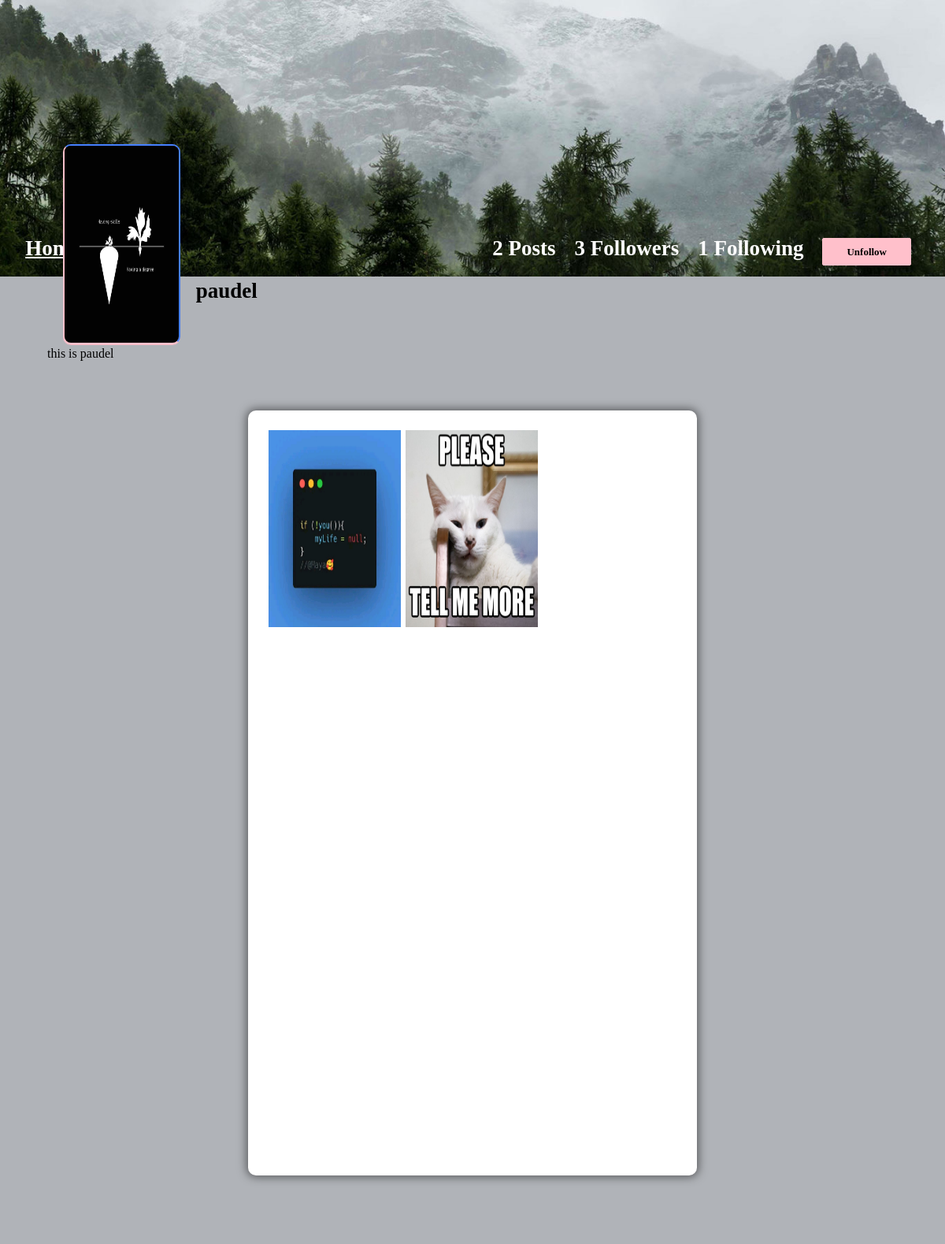
The page /profile/paudel (signed in) on the database its author committed.
### core/models.py (models this page shows, shortened)
class Profile(models.Model):
    user = models.ForeignKey(User, on_delete=models.CASCADE)
    id_user = models.IntegerField()
    bio = models.TextField(blank=True)
    profileimg = models.ImageField(upload_to='profile_images', default='blank-profile-picture.png')
    location = models.CharField(max_length=100, blank=True)

class Post(models.Model):
    id = models.UUIDField(primary_key=True, default=uuid.uuid4)
    user = models.CharField(max_length=100)
    image = models.ImageField(upload_to='post_images')
    caption = models.TextField()
    created_at = models.DateTimeField(default=datetime.now)
    no_of_likes = models.IntegerField(default=0)

### core/views.py (the view)
# urls.py: path('profile/<str:pk>', views.profile, name='profile'),
@login_required(login_url='signin')
def profile(request, pk):
    user_object = User.objects.get(username=pk)
    user_profile = Profile.objects.get(user=user_object)
    user_posts = Post.objects.filter(user=pk)
    user_post_length = len(user_posts) # for no of posts
    follower = request.user.username
    user = pk
    if FollowersCount.objects.filter(follower=follower, user=user).first():
        button_text = 'Unfollow'
    else:
        button_text = 'Follow'
    user_followers = len(FollowersCount.objects.filter(user=pk))
    user_following = len(FollowersCount.objects.filter(follower=pk))
    context = {
        'user_object' : user_object,
        'user_profile' : user_profile,
        'user_posts' : user_posts,
        'user_post_length' : user_post_length,
        'button_text' : button_text,
        'user_followers' : user_followers,
        'user_following' : user_following,
    }
    return render(request, 'profile.html',context)

### templates/profile.html (shortened to what this page needs)
{% load static %}
<!DOCTYPE html>
<html lang="en">
<head>
    <link rel="stylesheet" href="{% static 'css/main.min.css' %}">
    <link rel="stylesheet" href="{% static 'css/style.css' %}">
    <link rel="stylesheet" href="{% static 'css/color.css' %}">
    <link rel="stylesheet" href="{% static 'css/responsive.css' %}">
</head>
<body>
	<section>
			<div class="feature-photo">
				<figure><img src="{% static 'images/timeline-1.jpg' %}" alt=""></figure>
				<form action="/follow" method="POST" >
					<div class="add-btn">
					<span style="color: white; font-size: 27px; margin-right: 520px;"><b><u><a href="/">Home</a></u></b></span>
					{% if user_post_length == 0 %}
					<span style="color: white; font-size: 27px;"><b>No Post</b></span>
					{% elif user_post_length == 1 %}
					<span style="color: white; font-size: 27px;"><b>{{user_post_length}} Post</b></span>
					{% else %}
					<span style="color: white; font-size: 27px;"><b>{{user_post_length}} Posts</b></span>
					{% endif %}
					{% if user_followers == 0 or user_followers == 1 %}
					<span style="color: white; font-size: 27px;"><b>{{user_followers}} Follower</b></span>
					{% else %}
					<span style="color: white; font-size: 27px;"><b>{{user_followers}} Followers</b></span>
					{% endif %}
					{% if user_following == 0 or user_following == 1 %}
					<span style="color: white; font-size: 27px;"><b>{{user_following}} Following</b></span>
					{% else %}
					<span style="color: white; font-size: 27px;"><b>{{user_following}} Followings</b></span>
					{% endif %}
					{% if user_object.username == user.username %}
					<a href="/settings">Account Settings</a>
					{% else %}
					<a data-ripple=""><button type="submit" style="background-color: #ffc0cb; border: #ffc0cb;">{{button_text}}</button></a>
					{% endif %}
					</div>
				</form>
				<div class="container-fluid">
					<div class="row merged">
						<div class="col-lg-2 col-sm-3">
							<div class="user-avatar">
								<figure>
									<a href="{{user_profile.profileimg.url}}">
									<img src="{{user_profile.profileimg.url}}" style="height: 250px; width: 100%;" alt="">
								</a>
								</figure>
							</div>
						</div>
						<div class="col-lg-10 col-sm-9">
							<div class="timeline-info">
								<ul>
									<li class="admin-name">
									  <h5 style="color: black;white-space: nowrap; width: 110px; font-size: 27px;"><b>{{user_profile.user.username}}</b></h5>
									</li>
								</ul>
							</div>
						</div>
					</div>
				</div>
			</div>
		</section>
		<section>
			<div class="bio">
				{{user_profile.bio}}
			</div>
		</section>
	<section>
		<div class="gap gray-bg">
			<div class="container-fluid">
				<div class="row">
					<div class="col-lg-12">
						<div class="row" id="page-contents">
							<div class="col-lg-3">
								<aside class="sidebar static">
								</aside>
							</div>
							<div class="col-lg-6">
								<div class="central-meta">
									<ul class="photos">
										{% for post in user_posts %}
										<li>
											<a class="strip" href="{{post.image.url}}" title="" data-strip-group="mygroup" data-strip-group-options="loop: false">
												<img src="{{post.image.url}}" style="height: 250px; width: 300px;" alt=""></a>
										</li>
										{% endfor %}
									</ul>
								</div>
							</div>
							<div class="col-lg-3">
								<aside class="sidebar static">
								</aside>
							</div>
						</div>
					</div>
				</div>
			</div>
		</div>
	</section>
</body>
</html>

### static/css/color.css (style rules this page uses)
#nprogress .bar, .timeline-info > ul li a::before, .add-btn > a, .activitiez > li::before, form button, .colla-apps > li a:hover, a.underline:before, .setting-row input:checked + label, .user-avatar:hover .edit-phto, .error-meta > a, .color-bg, .add-butn, .nav.nav-tabs.likes-btn > li a.active, a.dislike-btn, .drop > a:hover, .btn-view.btn-load-more:hover, .accordion .card h5 button[aria-expanded="true"], .chat-head, .f-page > figure em, .inbox-panel-head > ul > li > a, .nav-tabs--left .nav-link.active, .nav-tabs--left .nav-link.active:hover, footer .widget-title h4::before, #topcontrol, .sidebar .widget-title::before, .f-title::before, .g-post-classic > figure > i::after, .purify > a, .help-list > a:hover, .open-position::before, .info > a, .category-box:hover, .category-box.selected, a.main-btn, .section-heading::before, .getquot-baner, .more-branches > h4::before, .is-helpful > a, .cart-optionz > li > a:hover, .paginationz > li a:hover, .paginationz > li a.active, .shopping-cart, a.btn2:hover, .form-submit > input[type="submit"], button.submit-checkout, .delete-cart:hover, .proceed .button, .amount-area .update-cart, a.addnewforum, .apply-bttons > a { background: orange; }

### static/css/responsive.css (style rules this page uses)
@media screen and (max-width: 1281px) and (min-width: 1024px) { .photos > li { min-width: 32.2%; width: 32.2%; } }
@media screen and (max-width: 1281px) and (min-width: 1024px) { .timeline-info { line-height: 51px; } }
@media screen and (max-width: 1281px) and (min-width: 1024px) { .timeline-info .admin-name > h5 { font-size: 20px; } }
@media screen and (max-width: 1281px) and (min-width: 1024px) { .user-avatar { width: 80.2% } }

### rows shown on the page
Profile: profileimg (picture), user.username "paudel", bio "this is paudel"
Post: image (picture)
Post: image (picture)

### other values the page prints
{{ user_post_length }} "2"
{{ user_followers }} "3"
{{ user_following }} "1"
{{ button_text }} "Unfollow"
